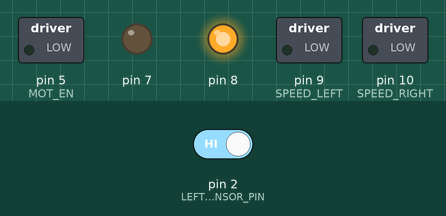
Simulated run of this sketch. Board: Arduino Uno, built with avr-gcc and run on an emulated ATmega328P. Shown: switched loads named in the sketch (green lamp = pin HIGH), output pins drawn as LEDs (lit = HIGH). The test bench sets the inputs (shaded band); at power-on: pin 2 (LEFT_SENSOR_PIN) HIGH. Pins used as bus, display or sensor lines are not drawn.

Above: at 1.2 s.
1.3 s: pin 2 (LEFT_SENSOR_PIN) driven LOW
At 2.2 s:
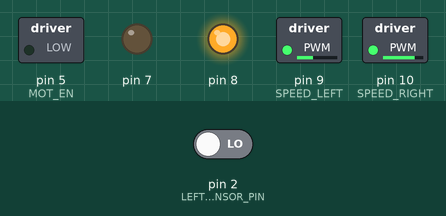
2.8 s: pin 2 (LEFT_SENSOR_PIN) driven HIGH
At 3.4 s:
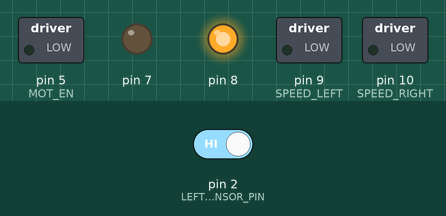
Timing chart, 0 to 5.8 s (numbered marks = the images above; inputs shaded):
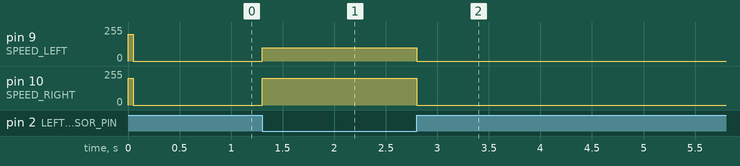

The sketch:

sketch_jul20c.ino
```cpp
// Моторы подключаются к клеммам M1+,M1-,M2+,M2-
// Motor shield использует четыре контакта 6,5,7,4 для управления моторами
#define SPEED_LEFT       9
#define SPEED_RIGHT      10
#define MOT_EN 5

#define DIR_LEFT         5

#define DIR_RIGHT        7

#define LEFT_SENSOR_PIN  2
#define RIGHT_SENSOR_PIN 6

 #define mot_dir(port, dir) \
     digitalWrite(port, dir); \
     digitalWrite(port+1, !dir);

// Скоростииииииь, с которой мы движемся вперёд (0-255)
#define SPEED           200

// Коэффициент, задающий во сколько раз нужно затормозить
// одно из колёс для поворота
#define BRAKE_K          2

#define STATE_FORWARD    0
#define STATE_RIGHT      1
#define STATE_LEFT       2
#define STATE_STOP       3
int state = STATE_FORWARD;

void fullStop(){
  state = STATE_STOP;
  analogWrite(SPEED_LEFT, 0);
  analogWrite(SPEED_RIGHT, 0);

    // Если в DIR_LEFT или DIR_RIGHT пишем HIGH, мотор будет двигать соответствующее колесо
    // вперёд, если LOW - назад.
    mot_dir(DIR_LEFT, LOW);
    mot_dir(DIR_RIGHT, LOW );
}

void runForward()
{
    state = STATE_FORWARD;

    // Для регулировки скорости `SPEED` может принимать значения от 0 до 255,
    // чем болше, тем быстрее.
    analogWrite(SPEED_LEFT, SPEED);
    analogWrite(SPEED_RIGHT, SPEED);


    // Если в DIR_LEFT или DIR_RIGHT пишем HIGH, мотор будет двигать соответствующее колесо
    // вперёд, если LOW - назад.
    mot_dir(DIR_LEFT, LOW);
    mot_dir(DIR_RIGHT, LOW );


}

void steerRight()
{
    state = STATE_RIGHT;

    // Замедляем правое колесо относительно левого,
    // чтобы начать поворот
    analogWrite(SPEED_RIGHT, SPEED / BRAKE_K);
    analogWrite(SPEED_LEFT, SPEED);

    mot_dir(DIR_LEFT, LOW);
    mot_dir(DIR_RIGHT, LOW);

}

void steerLeft()
{
    state = STATE_LEFT;

    analogWrite(SPEED_LEFT, SPEED / BRAKE_K);
    analogWrite(SPEED_RIGHT, SPEED);

    mot_dir(DIR_LEFT, LOW);
    mot_dir(DIR_RIGHT, LOW);
}


void setup()
{
    // Настраивает выводы платы 4,5,6,7 на вывод сигналов
 Serial.begin(9600);
 pinMode(2, INPUT);
 pinMode(3, INPUT);
    for(int i = 5; i <= 10; i++)
        pinMode(i, OUTPUT);
  digitalWrite(MOT_EN, HIGH);

    // Сразу едем вперёд
    runForward();
   delay(50);

}

void loop()
{
    // Наш робот ездит по белому полю с чёрным треком. В обратном случае не нужно
    // инвертировать значения с датчиков
    boolean left = !digitalRead(LEFT_SENSOR_PIN);
    boolean right = !digitalRead(RIGHT_SENSOR_PIN);

    // В какое состояние нужно перейти?
    int targetState;

    if (left == right && left == 1) {
        // под сенсорами всё белое или всё чёрное
        // едем вперёд
        targetState = STATE_FORWARD;
    } else if  (left == right){
       targetState = STATE_STOP;
    }else if (left) {
        // левый сенсор упёрся в трек
        // поворачиваем налево
        targetState = STATE_LEFT;
    } else {
        targetState = STATE_RIGHT;
    }

    if (state == targetState) {
        // мы уже делаём всё что нужно,
        // делаем измерения заново
        return;
    }

    switch (targetState)
    {
        case STATE_FORWARD:
            runForward();
            break;

        case STATE_RIGHT:
            steerRight();
            break;

        case STATE_LEFT:
            steerLeft();
            break;
        case STATE_STOP:
            fullStop();
            break;
    }

    // не позволяем сильно вилять на прямой
    delay(5);
}
```

Measured:
- after the input at 1.3 s, pin 9 (SPEED_LEFT): 0/255 → 100/255 at once; pin 10 (SPEED_RIGHT): 0/255 → 200/255 at once
- after the input at 2.8 s, pin 9 (SPEED_LEFT): 100/255 → 0/255 at once; pin 10 (SPEED_RIGHT): 200/255 → 0/255 at once
